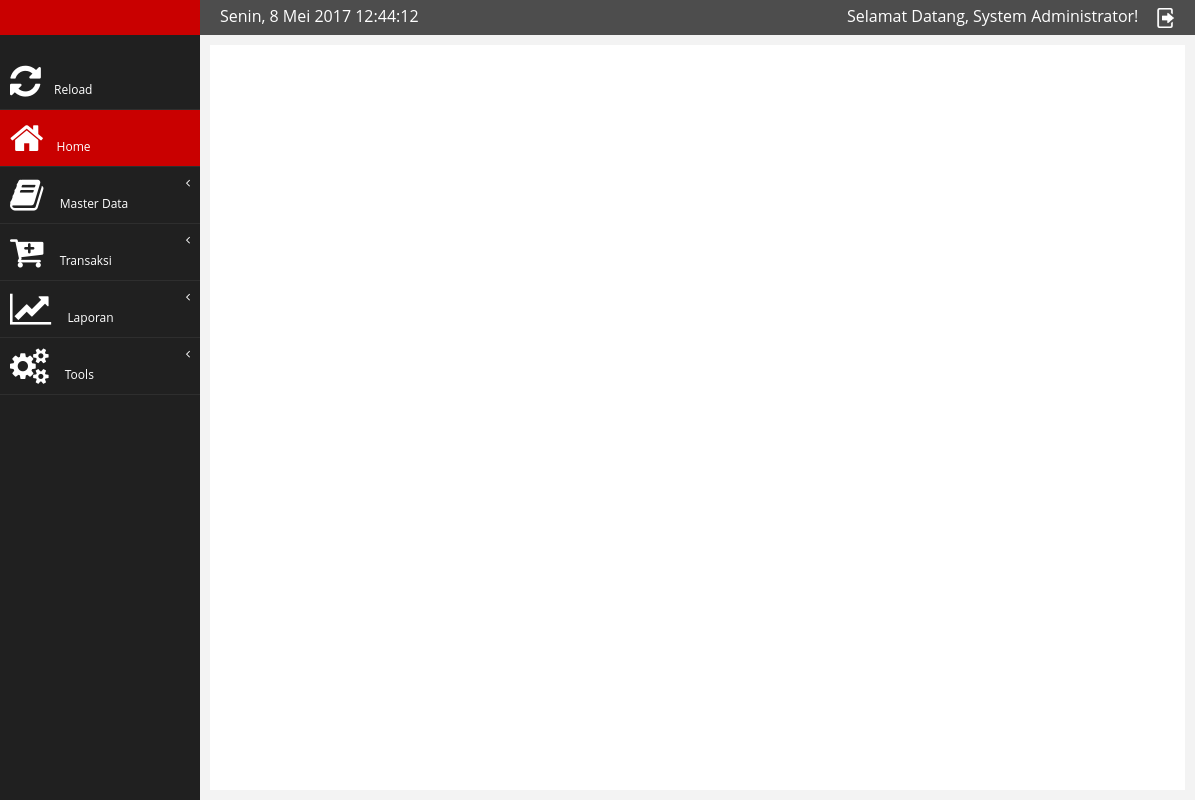
/Home.php (signed in), run on the app's committed database.
### tables this page shows
CREATE TABLE `master_groupmenu` (
  `GroupMenuID` int(11) NOT NULL,
  `GroupMenuName` varchar(255) DEFAULT NULL,
  `Icon` varchar(255) DEFAULT NULL,
  `Url` varchar(255) DEFAULT NULL,
  `OrderNo` int(11) DEFAULT NULL,
  PRIMARY KEY (`GroupMenuID`),
  UNIQUE KEY `GROUPMENU_INDEX` (`GroupMenuID`)
);

### Home.php (the view, shortened to what this page needs)
<?php
	include "DBConfig.php";
	include "GetSession.php";
?>
<!DOCTYPE html>
<html xmlns="http://www.w3.org/1999/xhtml">
	<head>
		<link href="assets/css/bootstrap.css" rel="stylesheet" />
		<link href="assets/css/font-awesome.css" rel="stylesheet" />
		<link href="assets/css/jquery-ui-1.10.3.custom.min.css" rel="stylesheet" />
		<link href="assets/js/morris/morris-0.4.3.min.css" rel="stylesheet" />
		<link href="assets/css/custom.css" rel="stylesheet" />
		<link href="assets/css/jquery.bootgrid.css" rel="stylesheet" />
		<link rel="stylesheet" href="assets/css/bootstrap-multiselect.css" type="text/css"/>
	</head>
	<body>
		<div id="wrapper">
			<nav class="navbar navbar-default navbar-cls-top " role="navigation" style="margin-bottom: 0; height : 35px;">
				<div class="navbar-header">
					<a class="navbar-brand" href="#"></a>
				</div>
				<span id="Clock" style="color: white; padding: 5px 20px 0px 20px; float: left; font-size: 16px;"></span>
				<div style="color: white; padding: 5px 20px 0px 50px; float: right; font-size: 16px;">
					 Selamat Datang, <a href="#" style="color: white;font-size: 16px;" onclick="UpdatePassword();"><?php echo $_SESSION['Nama']; ?>!</a> &nbsp;&nbsp;&nbsp;<a href="#" class="menu" link="./Logout.php"><img src="./assets/img/logout.png" width="20px" border="0" acronym title="Logout" /></a>
				</div>
			</nav>
			<nav class="navbar-default navbar-side" role="navigation">
				<div class="sidebar-collapse">
					<ul class="nav" id="main-menu">
						<li>
							<a href="#" onclick="Reload();"><i class="fa fa-refresh fa-3x"></i> Reload</a>
						</li>
						<?php
							$sql = "SELECT
									GroupMenuID,
									GroupMenuName,
									Icon,
									Url
								FROM
									master_groupmenu
								ORDER BY
									OrderNo ASC";
							if (! $result=mysql_query($sql, $dbh)) {
								echo mysql_error();
								return 0;
							}
							while($row = mysql_fetch_array($result)) {
								echo "<li>";
								$sql2 = "SELECT
										MM.MenuID,
										MM.GroupMenuID,
										MM.MenuName,
										MM.Url,
										MM.Icon
									 FROM
										master_menu MM
										JOIN master_role MR
											ON MR.MenuID = MM.MenuID
									WHERE
										GroupMenuID = ".$row['GroupMenuID']."
										AND MR.UserID = ".$_SESSION['UserID']."
									GROUP BY
										MM.MenuID
									ORDER BY
										MM.OrderNo ASC";
								if (! $result2=mysql_query($sql2, $dbh)) {
									echo mysql_error();
									return 0;
								}
								$rowcount = mysql_num_rows($result2);
								if($rowcount == 0 && $row['GroupMenuID'] == 1) echo "<a class='menu active-menu' href='#' id='Menu".$row['GroupMenuID']."' link='".$row['Url']."'><i class='".$row['Icon']."'></i> ".$row['GroupMenuName']."</a>";
								else if($rowcount == 0) { }
								else {
									echo "<a href='#'><i class='".$row['Icon']."'></i>&nbsp; ".$row['GroupMenuName']."<span class='fa arrow'></span></a>";
								}
								echo "</li>";
							}
						?>
					</ul>
				</div>
			</nav>
			<div id="page-wrapper">
				<div id="page-inner">
				</div>
			</div>
		</div>
	</body>
</html>

### assets/css/custom.css (style rules this page uses)
body { font-family: 'Open Sans', sans-serif; }
.menu { cursor : pointer; }
#wrapper { width: 100%; background:#202020; }
#page-wrapper { padding: 25px 10px; min-height: 600px; background:#F3F3F3; }
#page-inner { width:100%; margin:0px ; background-color:#fff!important; padding:0px; }
.navbar-cls-top .navbar-brand { color: #fff; background: #C90000; width: 200px; text-align: center; height: 60px; font-size: 30px; font-weight: 700; }
.active-menu { background-color:#C90000!important; }
.arrow { float: right; }
.fa.arrow:before { content: "\f104"; }
.sidebar-collapse , .sidebar-collapse .nav { background:none; }
.sidebar-collapse .nav { padding:0; }
.sidebar-collapse .nav > li > a { color:#fff; background:#202020; text-shadow:none; }
.sidebar-collapse > .nav > li > a { padding:10px 10px; }
.sidebar-collapse > .nav > li { border-bottom: 1px solid rgba(107, 108, 109, 0.19); }
.navbar-side { border:none; background-color: #202020; }
.navbar-cls-top { background:#4D4D4D; border-bottom:none; }
.navbar-default { border:0px solid black; }
.navbar-header { background: #A70303; }
.nav > li > a > i { margin-right:10px; }
.nav li a { padding: 8px 12px 8px 37px; }
@media (min-width:768px) { #page-wrapper { margin: 0 0 0 200px; padding: 10px 10px; } }
@media (min-width:768px) { .navbar-side { z-index: 1; position: absolute; width: 200px; } }
@media (min-width:768px) { .navbar { border-radius: 0px; } }

### Home.php (style rules this page uses)
.navbar { min-height : 0px; }

### data on the page
master_groupmenu: GroupMenuName "Home"
master_groupmenu: GroupMenuName "Master Data"
master_groupmenu: GroupMenuName "Transaksi"
master_groupmenu: GroupMenuName "Laporan"
master_groupmenu: GroupMenuName "Tools"

### other printed values
$_SESSION['Nama'] "System Administrator"
